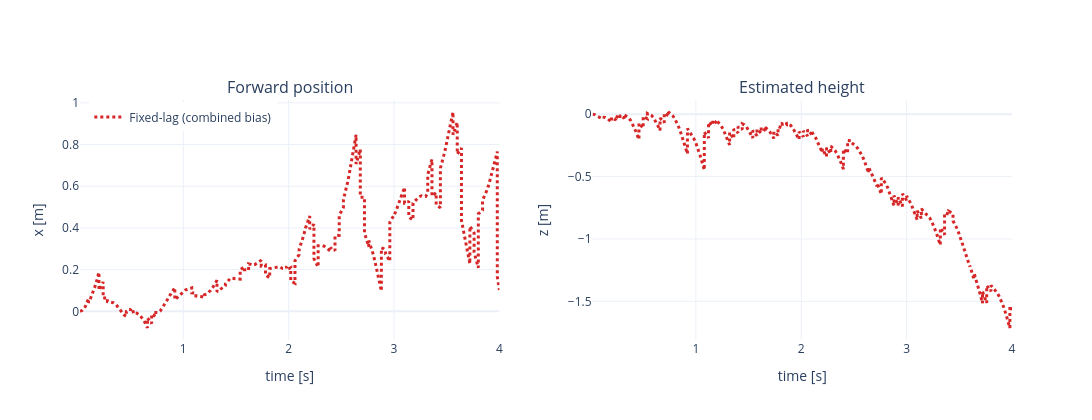

Notebook source saved alongside this figure:
### Code cell
fig = make_subplots(rows=1, cols=2, subplot_titles=("Forward position", "Estimated height"))
for variant, result in DISPLAY_RESULTS.items():
    trajectory = result["trajectory"]
    times = np.array([row["timestamp_s"] for row in trajectory])
    xs = np.array([row["x"] for row in trajectory])
    zs = np.array([row["z"] for row in trajectory])
    line = dict(color=COLORS[variant], width=3, dash=LINE_STYLES[variant])
    fig.add_trace(go.Scatter(x=times, y=xs, mode="lines", name=LABELS[variant], line=line, legendgroup=variant), row=1, col=1)
    fig.add_trace(go.Scatter(x=times, y=zs, mode="lines", name=LABELS[variant], line=line, legendgroup=variant, showlegend=False), row=1, col=2)
fig.update_xaxes(title_text="time [s]", row=1, col=1)
fig.update_xaxes(title_text="time [s]", row=1, col=2)
fig.update_yaxes(title_text="x [m]", row=1, col=1)
fig.update_yaxes(title_text="z [m]", row=1, col=2)
fig.update_layout(height=420, width=1100, template="plotly_white", legend=dict(x=0.01, y=0.99))
fig.show()

### Figure 1 — Plotly figure (JSON) as saved in the notebook; plotly's stock layout.template omitted (floating-point values rounded to 4 significant figures; data arrays with more than 128 entries replaced by an {"elided": "..."} marker saying what was removed)
{"data": [{"legendgroup": "fixed_lag_combined_bias", "line": {"color": "#d62728", "dash": "dot", "width": 3}, "mode": "lines", "name": "Fixed-lag (combined bias)", "type": "scatter", "x": {"elided": "281 float values"}, "xaxis": "x", "y": {"elided": "281 float values"}, "yaxis": "y"}, {"legendgroup": "fixed_lag_combined_bias", "line": {"color": "#d62728", "dash": "dot", "width": 3}, "mode": "lines", "name": "Fixed-lag (combined bias)", "showlegend": false, "type": "scatter", "x": {"elided": "281 float values"}, "xaxis": "x2", "y": {"elided": "281 float values"}, "yaxis": "y2"}], "layout": {"annotations": [{"font": {"size": 16}, "showarrow": false, "text": "Forward position", "x": 0.225, "xanchor": "center", "xref": "paper", "y": 1, "yanchor": "bottom", "yref": "paper"}, {"font": {"size": 16}, "showarrow": false, "text": "Estimated height", "x": 0.775, "xanchor": "center", "xref": "paper", "y": 1, "yanchor": "bottom", "yref": "paper"}], "height": 420, "legend": {"x": 0.01, "y": 0.99}, "width": 1100, "xaxis": {"anchor": "y", "domain": [0, 0.45], "title": {"text": "time [s]"}}, "xaxis2": {"anchor": "y2", "domain": [0.55, 1], "title": {"text": "time [s]"}}, "yaxis": {"anchor": "x", "domain": [0, 1], "title": {"text": "x [m]"}}, "yaxis2": {"anchor": "x2", "domain": [0, 1], "title": {"text": "z [m]"}}}}
